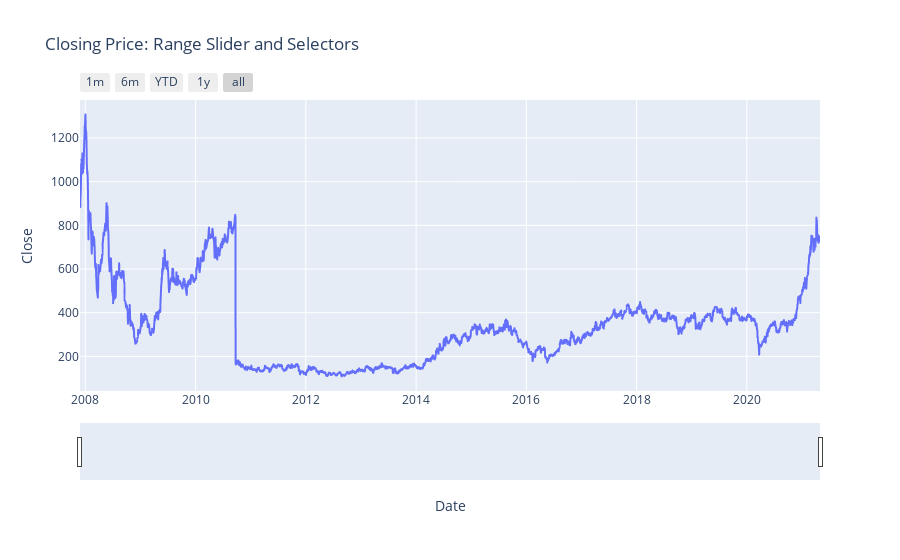

Source (notebook cell):
### Code cell
fig = px.line(data,x="Date",y="Close",title="Closing Price: Range Slider and Selectors")
fig.update_xaxes(rangeslider_visible=True,rangeselector=dict(
    buttons=list([
        dict(count=1,label="1m",step="month",stepmode="backward"),
        dict(count=6,label="6m",step="month",stepmode="backward"),
        dict(count=1,label="YTD",step="year",stepmode="todate"),
        dict(count=1,label="1y",step="year",stepmode="backward"),
        dict(step="all")])))

### Figure 1 — Plotly figure (JSON) as saved in the notebook; plotly's stock layout.template omitted (floating-point values rounded to 4 significant figures; data arrays with more than 128 entries replaced by an {"elided": "..."} marker saying what was removed)
{"data": [{"hovertemplate": "Date=%{x}<br>Close=%{y}<extra></extra>", "legendgroup": "", "line": {"color": "#636efa", "dash": "solid"}, "marker": {"symbol": "circle"}, "mode": "lines", "name": "", "showlegend": false, "type": "scattergl", "x": {"elided": "3322 str values"}, "xaxis": "x", "y": {"elided": "3322 float values"}, "yaxis": "y"}], "layout": {"legend": {"tracegroupgap": 0}, "title": {"text": "Closing Price: Range Slider and Selectors"}, "xaxis": {"anchor": "y", "domain": [0, 1], "rangeselector": {"buttons": [{"count": 1, "label": "1m", "step": "month", "stepmode": "backward"}, {"count": 6, "label": "6m", "step": "month", "stepmode": "backward"}, {"count": 1, "label": "YTD", "step": "year", "stepmode": "todate"}, {"count": 1, "label": "1y", "step": "year", "stepmode": "backward"}, {"step": "all"}]}, "rangeslider": {"visible": true}, "title": {"text": "Date"}}, "yaxis": {"anchor": "x", "domain": [0, 1], "title": {"text": "Close"}}}}
